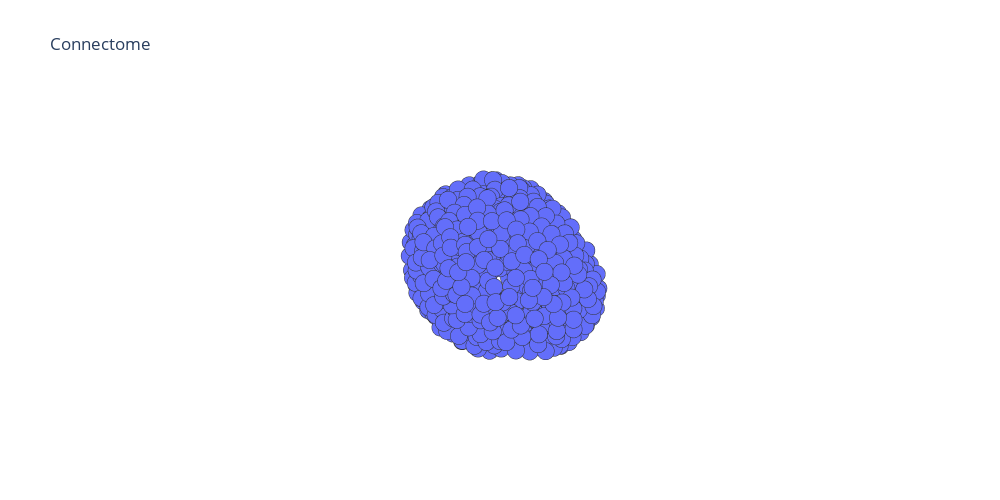

The cell this chart's notebook holds for it:
### Code cell
import plotly as py
data=[trace1, trace2]
fig=go.Figure(data=trace2, layout=layout)
fig.show()

### Figure 1 — Plotly figure (JSON) as saved in the notebook; plotly's stock layout.template omitted (floating-point values rounded to 4 significant figures; data arrays with more than 128 entries replaced by an {"elided": "..."} marker saying what was removed)
{"data": [{"hoverinfo": "text", "marker": {"colorscale": [[0, "#440154"], [0.1111, "#482878"], [0.2222, "#3e4989"], [0.3333, "#31688e"], [0.4444, "#26828e"], [0.5556, "#1f9e89"], [0.6667, "#35b779"], [0.7778, "#6ece58"], [0.8889, "#b5de2b"], [1, "#fde725"]], "line": {"color": "rgb(50,50,50)", "width": 0.5}, "size": 6, "symbol": "circle"}, "mode": "markers", "name": "actors", "type": "scatter3d", "x": {"elided": "1017 float values"}, "y": {"elided": "1017 float values"}, "z": {"elided": "1017 float values"}}], "layout": {"height": 500, "hovermode": "closest", "margin": {"t": 100}, "scene": {"xaxis": {"showbackground": false, "showgrid": false, "showline": false, "showticklabels": false, "title": {"text": ""}, "zeroline": false}, "yaxis": {"showbackground": false, "showgrid": false, "showline": false, "showticklabels": false, "title": {"text": ""}, "zeroline": false}, "zaxis": {"showbackground": false, "showgrid": false, "showline": false, "showticklabels": false, "title": {"text": ""}, "zeroline": false}}, "showlegend": false, "title": {"text": "Connectome"}, "width": 1000}}
